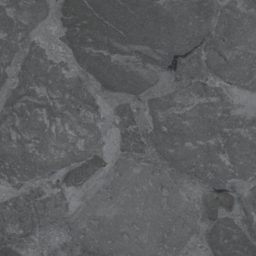
#> input picture sources/unrealized/cobblestone/1.png, 256 x 256 px, found by its file name
$ python make_books.py
#> lines starting #> are read from the running program, lines starting #| are printed output that depends on the picture
import os
import shutil
from PIL import Image # pip install pillow

# Скрипт ищет текстуры в path/textures, значки в path/icons и
# рамки уровней в path/levels. Создаёт все варианты книг всех
# зачарований всех уровней, накладывая картинки друг на друга
# а также создаёт для каждой из получившихся картинок
# файл properties

path = os.path.abspath(os.path.dirname(__file__))

icons_path = os.path.join(path, "book_icons")
levels_path = os.path.join(path, "book_levels")
original_path = os.path.join(path, "enchanted_book.png")

optifine_path = os.path.join(
    os.path.dirname(path),
    "assets",
    "minecraft",
    "optifine"
)

# max levels
enchantments = {
    "protection":4,
    "aqua_affinity":1,
    "bane_of_arthropods":5,
    "blast_protection":4,
    "channeling":1,
    "binding_curse":1,
    "vanishing_curse":1,
    "depth_strider":3,
    "efficiency":5,
    "feather_falling":4,
    "fire_aspect":2,
    "fire_protection":4,
    "flame":1,
    "fortune":3,
    "frost_walker":2,
    "impaling":5,
    "infinity":1,
    "knockback":2,
    "looting":3,
    "loyalty":3,
    "looting":3,
    "luck_of_the_sea":3,
    "lure":3,
    "mending":1,
    "multishot":1,
    "piercing":4,
    "power":5,
    "projectile_protection":4,
    "punch":2,
    "quick_charge": 3,
    "respiration":3,
    "riptide":3,
    "sharpness":5,
    "silk_touch":1,
    "smite":5,
    "sweeping_edge":3,
    "thorns":3,
    "unbreaking":3,
}

folders = []
for f in os.listdir(path):
    if os.path.isdir(f):
        folders.append(f)

def jsonToProperties(j):
    return "\n".join([k+"="+str(j[k]) for k in j])

level_frames = (
    Image.open(os.path.join(levels_path, "1.png")),
    Image.open(os.path.join(levels_path, "2.png")),
    Image.open(os.path.join(levels_path, "3.png")),
    Image.open(os.path.join(levels_path, "4.png")),
    Image.open(os.path.join(levels_path, "5.png"))
)
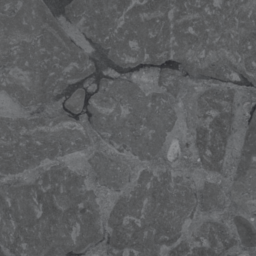
#> input picture sources/unrealized/cobblestone/2.png, 256 x 256 px, found by its file name
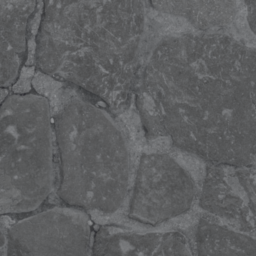
#> input picture sources/unrealized/cobblestone/3.png, 256 x 256 px, found by its file name
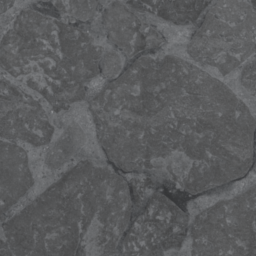
#> input picture sources/unrealized/cobblestone/4.png, 256 x 256 px, found by its file name
#> (the run stopped early here; a loop or call above may not have finished)
